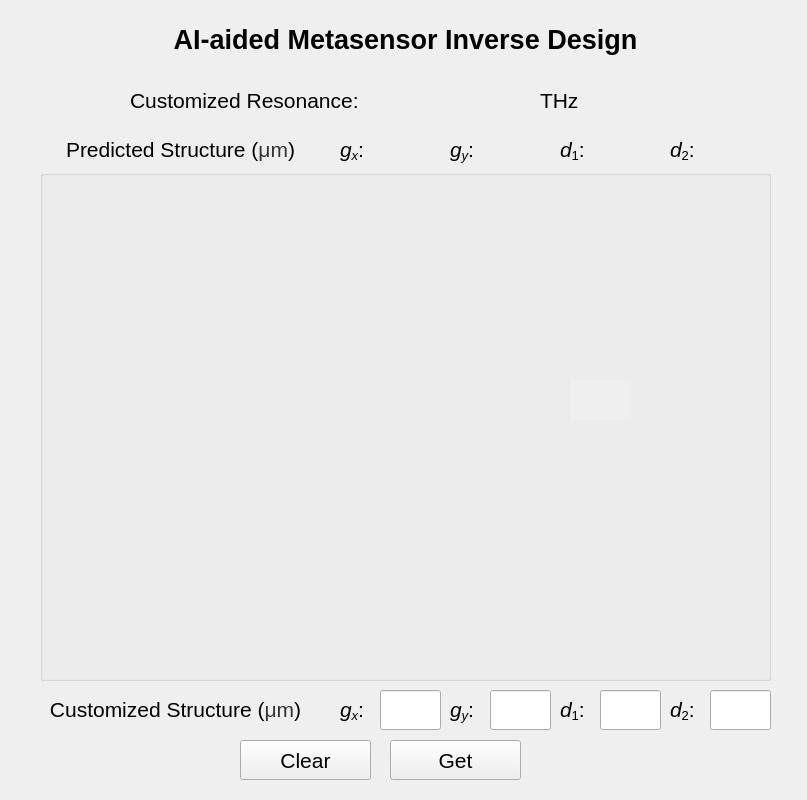
<?xml version="1.0" encoding="UTF-8"?>
<ui version="4.0">
 <class>Form</class>
 <widget class="QWidget" name="Form">
  <property name="geometry">
   <rect>
    <x>0</x>
    <y>0</y>
    <width>807</width>
    <height>800</height>
   </rect>
  </property>
  <property name="sizePolicy">
   <sizepolicy hsizetype="Expanding" vsizetype="Expanding">
    <horstretch>0</horstretch>
    <verstretch>0</verstretch>
   </sizepolicy>
  </property>
  <property name="windowTitle">
   <string>Form</string>
  </property>
  <widget class="QLineEdit" name="lineEdit_d1">
   <property name="geometry">
    <rect>
     <x>600</x>
     <y>690</y>
     <width>61</width>
     <height>40</height>
    </rect>
   </property>
   <property name="sizePolicy">
    <sizepolicy hsizetype="Expanding" vsizetype="Expanding">
     <horstretch>0</horstretch>
     <verstretch>0</verstretch>
    </sizepolicy>
   </property>
   <property name="font">
    <font>
     <family>Arial</family>
     <pointsize>16</pointsize>
    </font>
   </property>
   <property name="text">
    <string/>
   </property>
  </widget>
  <widget class="QLabel" name="label">
   <property name="geometry">
    <rect>
     <x>560</x>
     <y>690</y>
     <width>40</width>
     <height>40</height>
    </rect>
   </property>
   <property name="sizePolicy">
    <sizepolicy hsizetype="Expanding" vsizetype="Expanding">
     <horstretch>0</horstretch>
     <verstretch>0</verstretch>
    </sizepolicy>
   </property>
   <property name="font">
    <font>
     <family>Arial</family>
     <pointsize>16</pointsize>
    </font>
   </property>
   <property name="text">
    <string>&lt;html&gt;&lt;head/&gt;&lt;body&gt;&lt;p&gt;&lt;span style=&quot; font-style:italic;&quot;&gt;d&lt;/span&gt;&lt;span style=&quot; vertical-align:sub;&quot;&gt;1&lt;/span&gt;:&lt;/p&gt;&lt;/body&gt;&lt;/html&gt;</string>
   </property>
  </widget>
  <widget class="QLineEdit" name="lineEdit_d2">
   <property name="geometry">
    <rect>
     <x>710</x>
     <y>690</y>
     <width>61</width>
     <height>40</height>
    </rect>
   </property>
   <property name="sizePolicy">
    <sizepolicy hsizetype="Expanding" vsizetype="Expanding">
     <horstretch>0</horstretch>
     <verstretch>0</verstretch>
    </sizepolicy>
   </property>
   <property name="font">
    <font>
     <family>Arial</family>
     <pointsize>16</pointsize>
    </font>
   </property>
   <property name="text">
    <string/>
   </property>
  </widget>
  <widget class="QLabel" name="label_2">
   <property name="geometry">
    <rect>
     <x>670</x>
     <y>690</y>
     <width>40</width>
     <height>40</height>
    </rect>
   </property>
   <property name="sizePolicy">
    <sizepolicy hsizetype="Expanding" vsizetype="Expanding">
     <horstretch>0</horstretch>
     <verstretch>0</verstretch>
    </sizepolicy>
   </property>
   <property name="font">
    <font>
     <family>Arial</family>
     <pointsize>16</pointsize>
    </font>
   </property>
   <property name="text">
    <string>&lt;html&gt;&lt;head/&gt;&lt;body&gt;&lt;p&gt;&lt;span style=&quot; font-style:italic;&quot;&gt;d&lt;/span&gt;&lt;span style=&quot; vertical-align:sub;&quot;&gt;2&lt;/span&gt;:&lt;/p&gt;&lt;/body&gt;&lt;/html&gt;</string>
   </property>
  </widget>
  <widget class="QLineEdit" name="lineEdit_gx">
   <property name="geometry">
    <rect>
     <x>380</x>
     <y>690</y>
     <width>61</width>
     <height>40</height>
    </rect>
   </property>
   <property name="sizePolicy">
    <sizepolicy hsizetype="Expanding" vsizetype="Expanding">
     <horstretch>0</horstretch>
     <verstretch>0</verstretch>
    </sizepolicy>
   </property>
   <property name="font">
    <font>
     <family>Arial</family>
     <pointsize>16</pointsize>
    </font>
   </property>
   <property name="text">
    <string/>
   </property>
  </widget>
  <widget class="QLabel" name="label_3">
   <property name="geometry">
    <rect>
     <x>340</x>
     <y>690</y>
     <width>40</width>
     <height>40</height>
    </rect>
   </property>
   <property name="sizePolicy">
    <sizepolicy hsizetype="Expanding" vsizetype="Expanding">
     <horstretch>0</horstretch>
     <verstretch>0</verstretch>
    </sizepolicy>
   </property>
   <property name="font">
    <font>
     <family>Arial</family>
     <pointsize>16</pointsize>
    </font>
   </property>
   <property name="text">
    <string>&lt;html&gt;&lt;head/&gt;&lt;body&gt;&lt;p&gt;&lt;span style=&quot; font-style:italic;&quot;&gt;g&lt;/span&gt;&lt;span style=&quot; font-style:italic; vertical-align:sub;&quot;&gt;x&lt;/span&gt;:&lt;/p&gt;&lt;/body&gt;&lt;/html&gt;</string>
   </property>
  </widget>
  <widget class="QLineEdit" name="lineEdit_gy">
   <property name="geometry">
    <rect>
     <x>490</x>
     <y>690</y>
     <width>61</width>
     <height>40</height>
    </rect>
   </property>
   <property name="sizePolicy">
    <sizepolicy hsizetype="Expanding" vsizetype="Expanding">
     <horstretch>0</horstretch>
     <verstretch>0</verstretch>
    </sizepolicy>
   </property>
   <property name="font">
    <font>
     <family>Arial</family>
     <pointsize>16</pointsize>
    </font>
   </property>
   <property name="text">
    <string/>
   </property>
  </widget>
  <widget class="QLabel" name="label_4">
   <property name="geometry">
    <rect>
     <x>450</x>
     <y>690</y>
     <width>40</width>
     <height>40</height>
    </rect>
   </property>
   <property name="sizePolicy">
    <sizepolicy hsizetype="Expanding" vsizetype="Expanding">
     <horstretch>0</horstretch>
     <verstretch>0</verstretch>
    </sizepolicy>
   </property>
   <property name="font">
    <font>
     <family>Arial</family>
     <pointsize>16</pointsize>
    </font>
   </property>
   <property name="text">
    <string>&lt;html&gt;&lt;head/&gt;&lt;body&gt;&lt;p&gt;&lt;span style=&quot; font-style:italic;&quot;&gt;g&lt;/span&gt;&lt;span style=&quot; font-style:italic; vertical-align:sub;&quot;&gt;y&lt;/span&gt;:&lt;/p&gt;&lt;/body&gt;&lt;/html&gt;</string>
   </property>
  </widget>
  <widget class="QPushButton" name="ClearButton">
   <property name="geometry">
    <rect>
     <x>240</x>
     <y>740</y>
     <width>131</width>
     <height>40</height>
    </rect>
   </property>
   <property name="sizePolicy">
    <sizepolicy hsizetype="Expanding" vsizetype="Expanding">
     <horstretch>0</horstretch>
     <verstretch>0</verstretch>
    </sizepolicy>
   </property>
   <property name="font">
    <font>
     <family>Arial</family>
     <pointsize>16</pointsize>
    </font>
   </property>
   <property name="text">
    <string>Clear</string>
   </property>
  </widget>
  <widget class="QLabel" name="label_6">
   <property name="geometry">
    <rect>
     <x>100</x>
     <y>20</y>
     <width>611</width>
     <height>40</height>
    </rect>
   </property>
   <property name="sizePolicy">
    <sizepolicy hsizetype="Expanding" vsizetype="Expanding">
     <horstretch>0</horstretch>
     <verstretch>0</verstretch>
    </sizepolicy>
   </property>
   <property name="font">
    <font>
     <family>Arial</family>
     <pointsize>20</pointsize>
     <weight>75</weight>
     <bold>true</bold>
    </font>
   </property>
   <property name="text">
    <string>&lt;html&gt;&lt;head/&gt;&lt;body&gt;&lt;p align=&quot;center&quot;&gt;AI-aided Metasensor Inverse Design&lt;/p&gt;&lt;/body&gt;&lt;/html&gt;</string>
   </property>
  </widget>
  <widget class="QGroupBox" name="groupBox">
   <property name="geometry">
    <rect>
     <x>40</x>
     <y>170</y>
     <width>731</width>
     <height>511</height>
    </rect>
   </property>
   <property name="sizePolicy">
    <sizepolicy hsizetype="Expanding" vsizetype="Expanding">
     <horstretch>0</horstretch>
     <verstretch>0</verstretch>
    </sizepolicy>
   </property>
   <property name="font">
    <font>
     <family>Arial</family>
     <pointsize>16</pointsize>
    </font>
   </property>
   <property name="title">
    <string/>
   </property>
   <widget class="QLabel" name="label_ur_4">
    <property name="geometry">
     <rect>
      <x>530</x>
      <y>210</y>
      <width>61</width>
      <height>40</height>
     </rect>
    </property>
    <property name="sizePolicy">
     <sizepolicy hsizetype="Expanding" vsizetype="Expanding">
      <horstretch>0</horstretch>
      <verstretch>0</verstretch>
     </sizepolicy>
    </property>
    <property name="font">
     <font>
      <family>Arial</family>
      <pointsize>16</pointsize>
     </font>
    </property>
    <property name="autoFillBackground">
     <bool>true</bool>
    </property>
    <property name="text">
     <string/>
    </property>
   </widget>
  </widget>
  <widget class="QLabel" name="label_5">
   <property name="geometry">
    <rect>
     <x>130</x>
     <y>80</y>
     <width>301</width>
     <height>40</height>
    </rect>
   </property>
   <property name="sizePolicy">
    <sizepolicy hsizetype="Expanding" vsizetype="Expanding">
     <horstretch>0</horstretch>
     <verstretch>0</verstretch>
    </sizepolicy>
   </property>
   <property name="font">
    <font>
     <family>Arial</family>
     <pointsize>16</pointsize>
    </font>
   </property>
   <property name="text">
    <string>Customized Resonance:</string>
   </property>
  </widget>
  <widget class="QLabel" name="label_8">
   <property name="geometry">
    <rect>
     <x>540</x>
     <y>80</y>
     <width>71</width>
     <height>40</height>
    </rect>
   </property>
   <property name="sizePolicy">
    <sizepolicy hsizetype="Expanding" vsizetype="Expanding">
     <horstretch>0</horstretch>
     <verstretch>0</verstretch>
    </sizepolicy>
   </property>
   <property name="font">
    <font>
     <family>Arial</family>
     <pointsize>16</pointsize>
    </font>
   </property>
   <property name="text">
    <string>THz</string>
   </property>
  </widget>
  <widget class="QLabel" name="label_cr">
   <property name="geometry">
    <rect>
     <x>440</x>
     <y>80</y>
     <width>91</width>
     <height>40</height>
    </rect>
   </property>
   <property name="sizePolicy">
    <sizepolicy hsizetype="Expanding" vsizetype="Expanding">
     <horstretch>0</horstretch>
     <verstretch>0</verstretch>
    </sizepolicy>
   </property>
   <property name="font">
    <font>
     <family>Arial</family>
     <pointsize>16</pointsize>
    </font>
   </property>
   <property name="autoFillBackground">
    <bool>true</bool>
   </property>
   <property name="text">
    <string>&lt;html&gt;&lt;head/&gt;&lt;body&gt;&lt;p align=&quot;center&quot;&gt;&lt;br/&gt;&lt;/p&gt;&lt;/body&gt;&lt;/html&gt;</string>
   </property>
  </widget>
  <widget class="QLabel" name="label_7">
   <property name="geometry">
    <rect>
     <x>30</x>
     <y>130</y>
     <width>301</width>
     <height>40</height>
    </rect>
   </property>
   <property name="sizePolicy">
    <sizepolicy hsizetype="Expanding" vsizetype="Expanding">
     <horstretch>0</horstretch>
     <verstretch>0</verstretch>
    </sizepolicy>
   </property>
   <property name="font">
    <font>
     <family>Arial</family>
     <pointsize>16</pointsize>
    </font>
   </property>
   <property name="text">
    <string>&lt;html&gt;&lt;head/&gt;&lt;body&gt;&lt;p align=&quot;center&quot;&gt;Predicted Structure (&lt;span style=&quot; color:#333333; vertical-align:middle;&quot;&gt;μm&lt;/span&gt;)&lt;/p&gt;&lt;/body&gt;&lt;/html&gt;</string>
   </property>
  </widget>
  <widget class="QLabel" name="label_9">
   <property name="geometry">
    <rect>
     <x>560</x>
     <y>130</y>
     <width>40</width>
     <height>40</height>
    </rect>
   </property>
   <property name="sizePolicy">
    <sizepolicy hsizetype="Expanding" vsizetype="Expanding">
     <horstretch>0</horstretch>
     <verstretch>0</verstretch>
    </sizepolicy>
   </property>
   <property name="font">
    <font>
     <family>Arial</family>
     <pointsize>16</pointsize>
    </font>
   </property>
   <property name="text">
    <string>&lt;html&gt;&lt;head/&gt;&lt;body&gt;&lt;p&gt;&lt;span style=&quot; font-style:italic;&quot;&gt;d&lt;/span&gt;&lt;span style=&quot; vertical-align:sub;&quot;&gt;1&lt;/span&gt;:&lt;/p&gt;&lt;/body&gt;&lt;/html&gt;</string>
   </property>
  </widget>
  <widget class="QLabel" name="label_10">
   <property name="geometry">
    <rect>
     <x>670</x>
     <y>130</y>
     <width>40</width>
     <height>40</height>
    </rect>
   </property>
   <property name="sizePolicy">
    <sizepolicy hsizetype="Expanding" vsizetype="Expanding">
     <horstretch>0</horstretch>
     <verstretch>0</verstretch>
    </sizepolicy>
   </property>
   <property name="font">
    <font>
     <family>Arial</family>
     <pointsize>16</pointsize>
    </font>
   </property>
   <property name="text">
    <string>&lt;html&gt;&lt;head/&gt;&lt;body&gt;&lt;p&gt;&lt;span style=&quot; font-style:italic;&quot;&gt;d&lt;/span&gt;&lt;span style=&quot; vertical-align:sub;&quot;&gt;2&lt;/span&gt;:&lt;/p&gt;&lt;/body&gt;&lt;/html&gt;</string>
   </property>
  </widget>
  <widget class="QLabel" name="label_11">
   <property name="geometry">
    <rect>
     <x>340</x>
     <y>130</y>
     <width>40</width>
     <height>40</height>
    </rect>
   </property>
   <property name="sizePolicy">
    <sizepolicy hsizetype="Expanding" vsizetype="Expanding">
     <horstretch>0</horstretch>
     <verstretch>0</verstretch>
    </sizepolicy>
   </property>
   <property name="font">
    <font>
     <family>Arial</family>
     <pointsize>16</pointsize>
    </font>
   </property>
   <property name="text">
    <string>&lt;html&gt;&lt;head/&gt;&lt;body&gt;&lt;p&gt;&lt;span style=&quot; font-style:italic;&quot;&gt;g&lt;/span&gt;&lt;span style=&quot; font-style:italic; vertical-align:sub;&quot;&gt;x&lt;/span&gt;:&lt;/p&gt;&lt;/body&gt;&lt;/html&gt;</string>
   </property>
  </widget>
  <widget class="QLabel" name="label_12">
   <property name="geometry">
    <rect>
     <x>450</x>
     <y>130</y>
     <width>40</width>
     <height>40</height>
    </rect>
   </property>
   <property name="sizePolicy">
    <sizepolicy hsizetype="Expanding" vsizetype="Expanding">
     <horstretch>0</horstretch>
     <verstretch>0</verstretch>
    </sizepolicy>
   </property>
   <property name="font">
    <font>
     <family>Arial</family>
     <pointsize>16</pointsize>
    </font>
   </property>
   <property name="text">
    <string>&lt;html&gt;&lt;head/&gt;&lt;body&gt;&lt;p&gt;&lt;span style=&quot; font-style:italic;&quot;&gt;g&lt;/span&gt;&lt;span style=&quot; font-style:italic; vertical-align:sub;&quot;&gt;y&lt;/span&gt;:&lt;/p&gt;&lt;/body&gt;&lt;/html&gt;</string>
   </property>
  </widget>
  <widget class="QLabel" name="label_d1">
   <property name="geometry">
    <rect>
     <x>600</x>
     <y>130</y>
     <width>61</width>
     <height>40</height>
    </rect>
   </property>
   <property name="sizePolicy">
    <sizepolicy hsizetype="Expanding" vsizetype="Expanding">
     <horstretch>0</horstretch>
     <verstretch>0</verstretch>
    </sizepolicy>
   </property>
   <property name="font">
    <font>
     <family>Arial</family>
     <pointsize>16</pointsize>
    </font>
   </property>
   <property name="autoFillBackground">
    <bool>true</bool>
   </property>
   <property name="text">
    <string>&lt;html&gt;&lt;head/&gt;&lt;body&gt;&lt;p&gt;&lt;br/&gt;&lt;/p&gt;&lt;/body&gt;&lt;/html&gt;</string>
   </property>
  </widget>
  <widget class="QLabel" name="label_d2">
   <property name="geometry">
    <rect>
     <x>710</x>
     <y>130</y>
     <width>61</width>
     <height>40</height>
    </rect>
   </property>
   <property name="sizePolicy">
    <sizepolicy hsizetype="Expanding" vsizetype="Expanding">
     <horstretch>0</horstretch>
     <verstretch>0</verstretch>
    </sizepolicy>
   </property>
   <property name="font">
    <font>
     <family>Arial</family>
     <pointsize>16</pointsize>
    </font>
   </property>
   <property name="autoFillBackground">
    <bool>true</bool>
   </property>
   <property name="text">
    <string>&lt;html&gt;&lt;head/&gt;&lt;body&gt;&lt;p&gt;&lt;br/&gt;&lt;/p&gt;&lt;/body&gt;&lt;/html&gt;</string>
   </property>
  </widget>
  <widget class="QLabel" name="label_gx">
   <property name="geometry">
    <rect>
     <x>380</x>
     <y>130</y>
     <width>61</width>
     <height>40</height>
    </rect>
   </property>
   <property name="sizePolicy">
    <sizepolicy hsizetype="Expanding" vsizetype="Expanding">
     <horstretch>0</horstretch>
     <verstretch>0</verstretch>
    </sizepolicy>
   </property>
   <property name="font">
    <font>
     <family>Arial</family>
     <pointsize>16</pointsize>
    </font>
   </property>
   <property name="autoFillBackground">
    <bool>true</bool>
   </property>
   <property name="text">
    <string>&lt;html&gt;&lt;head/&gt;&lt;body&gt;&lt;p&gt;&lt;br/&gt;&lt;/p&gt;&lt;/body&gt;&lt;/html&gt;</string>
   </property>
  </widget>
  <widget class="QLabel" name="label_gy">
   <property name="geometry">
    <rect>
     <x>490</x>
     <y>130</y>
     <width>61</width>
     <height>40</height>
    </rect>
   </property>
   <property name="sizePolicy">
    <sizepolicy hsizetype="Expanding" vsizetype="Expanding">
     <horstretch>0</horstretch>
     <verstretch>0</verstretch>
    </sizepolicy>
   </property>
   <property name="font">
    <font>
     <family>Arial</family>
     <pointsize>16</pointsize>
    </font>
   </property>
   <property name="autoFillBackground">
    <bool>true</bool>
   </property>
   <property name="text">
    <string>&lt;html&gt;&lt;head/&gt;&lt;body&gt;&lt;p&gt;&lt;br/&gt;&lt;/p&gt;&lt;/body&gt;&lt;/html&gt;</string>
   </property>
  </widget>
  <widget class="QLabel" name="label_17">
   <property name="geometry">
    <rect>
     <x>10</x>
     <y>690</y>
     <width>331</width>
     <height>40</height>
    </rect>
   </property>
   <property name="sizePolicy">
    <sizepolicy hsizetype="Expanding" vsizetype="Expanding">
     <horstretch>0</horstretch>
     <verstretch>0</verstretch>
    </sizepolicy>
   </property>
   <property name="font">
    <font>
     <family>Arial</family>
     <pointsize>16</pointsize>
    </font>
   </property>
   <property name="text">
    <string>&lt;html&gt;&lt;head/&gt;&lt;body&gt;&lt;p align=&quot;center&quot;&gt;Customized Structure (&lt;span style=&quot; color:#333333; vertical-align:middle;&quot;&gt;μm&lt;/span&gt;)&lt;/p&gt;&lt;/body&gt;&lt;/html&gt;</string>
   </property>
  </widget>
  <widget class="QPushButton" name="GetButton">
   <property name="geometry">
    <rect>
     <x>390</x>
     <y>740</y>
     <width>131</width>
     <height>40</height>
    </rect>
   </property>
   <property name="sizePolicy">
    <sizepolicy hsizetype="Expanding" vsizetype="Expanding">
     <horstretch>0</horstretch>
     <verstretch>0</verstretch>
    </sizepolicy>
   </property>
   <property name="font">
    <font>
     <family>Arial</family>
     <pointsize>16</pointsize>
    </font>
   </property>
   <property name="text">
    <string>Get</string>
   </property>
  </widget>
 </widget>
 <resources/>
 <connections/>
</ui>
